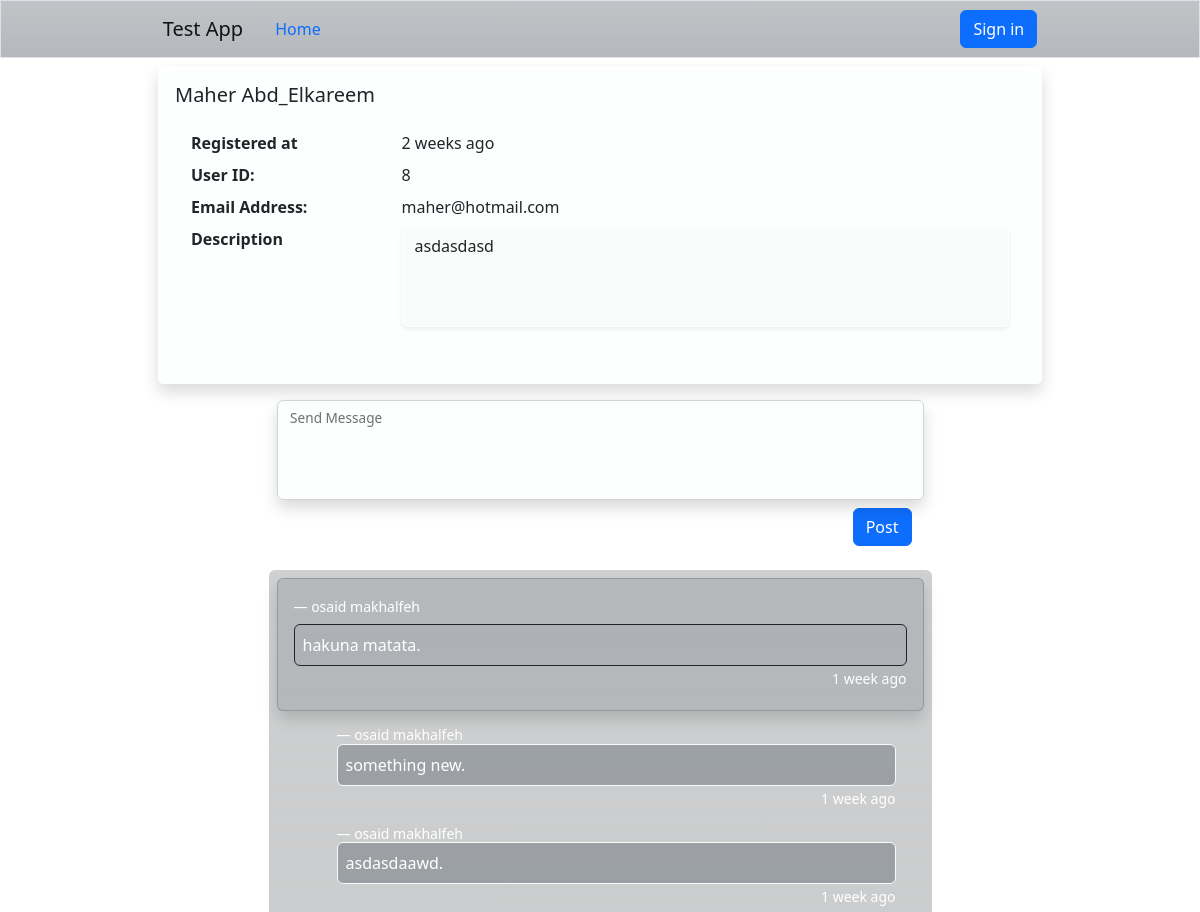
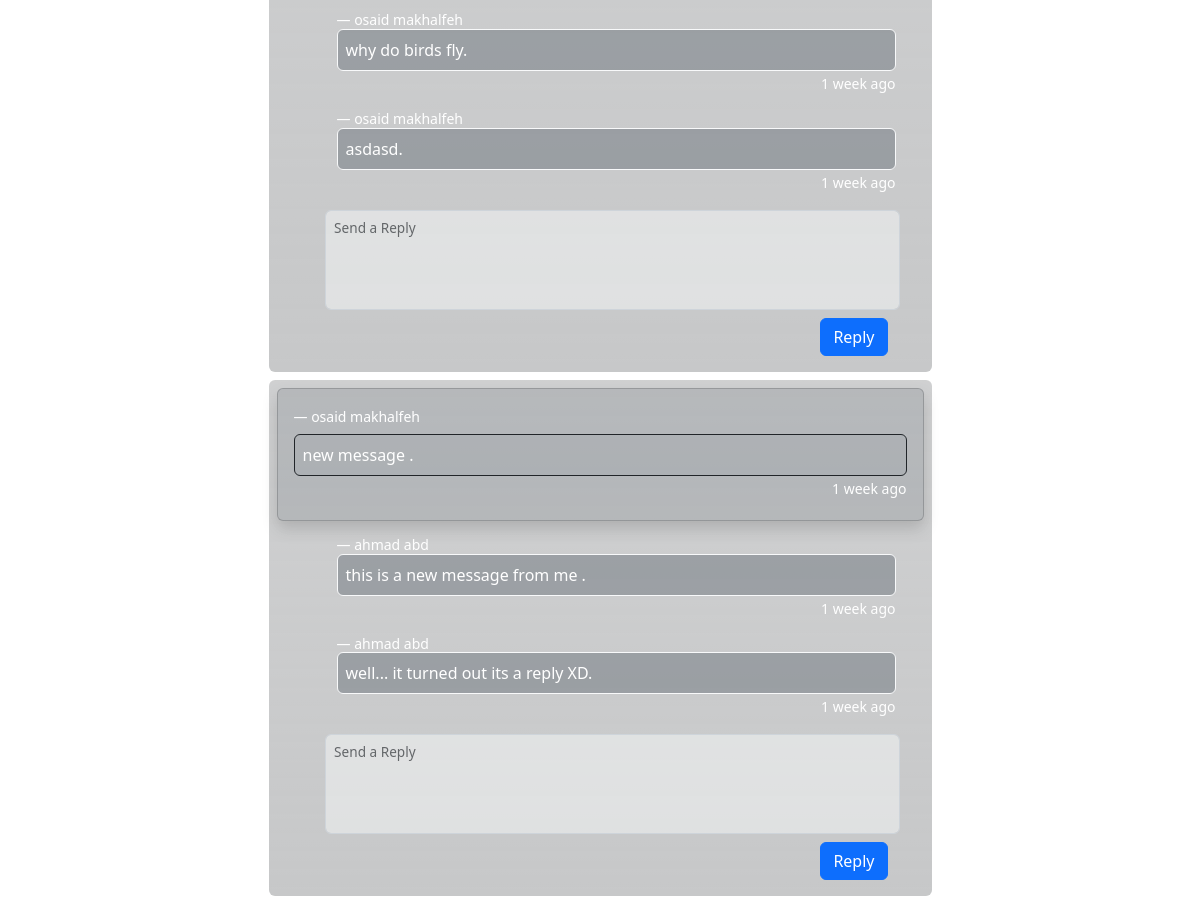
Page /users/show/8 on the committed database (2 pictures, top to bottom).
### dashboard/models.py (models this page shows)
class User(models.Model):
    first_name = models.CharField(max_length = 255)
    last_name = models.CharField(max_length = 255)
    email = models.CharField(max_length = 255)
    password = models.CharField(max_length = 255)
    decription = models.TextField()
    user_level = models.PositiveIntegerField(validators=[MinValueValidator(1), MaxValueValidator(10)])
    created_at = models.DateTimeField(auto_now_add = True)
    updated_at = models.DateTimeField(auto_now = True)
    objects = UserManager()

class Message(models.Model):
    content = models.TextField()
    user = models.ForeignKey(User, related_name="messages", on_delete=models.CASCADE)
    author = models.ForeignKey(User, on_delete=models.CASCADE, null=True)
    created_at = models.DateTimeField(auto_now_add = True)
    updated_at = models.DateTimeField(auto_now = True)

class Reply(models.Model):
    content = models.TextField()
    user = models.ForeignKey(User, related_name="user_replys", on_delete=models.CASCADE)
    message = models.ForeignKey(Message, related_name="message_replys", on_delete=models.CASCADE, null=True)
    created_at = models.DateTimeField(auto_now_add = True)
    updated_at = models.DateTimeField(auto_now = True)

### dashboard/views.py (the view)
# urls.py: path('users/show/<user_id>', views.users_show),
def users_show(request, user_id):
    if request.method == 'GET':
        try:
            context = {
                'user' : User.objects.get(id = user_id),
                'user_messages': User.objects.get(id = user_id).messages.all()
            }
            return render(request, 'dashboard/show_user.html', context)
        except:
            return redirect('/logout')
    return redirect('/dashboard')

### dashboard/templatetags/custom_filter_tags.py (called while the page is built)
@register.filter
def mycustomdate(value):
    splitted = value.split('\xa0')
    return f"{splitted[0]} {splitted[1].split(',')[0]}"

### dashboard/templates/dashboard/show_user.html (shortened to what this page needs)
{% load custom_filter_tags %}
<!DOCTYPE html>
<html lang="en">
<head>
    <link href="https://cdn.jsdelivr.net/npm/bootstrap@5.2.0-beta1/dist/css/bootstrap.min.css" rel="stylesheet">
</head>
<body style="background-image: url('https://mdbootstrap.com/img/Photos/Others/images/76.jpg'); background-repeat: no-repeat; background-attachment: fixed;
background-size: cover;
backdrop-filter: blur(5px);">
    {%include 'dashboard/partials/partial_nav.html'%}
    <main class="container w-75 p-2">
        <div class="container w-100 p-0">
            <div class="card border border-white bg-light bg-opacity-25 p-3 shadow">
                <h5 class="card-title">{{user.first_name|title}} {{user.last_name|title}}</h5>
                <div class="card-body w-100 text-">
                    <dl class="row">
                        <dt class="col-sm-3">Registered at</dt>
                        <dd class="col-sm-9">{{user.created_at|timesince|mycustomdate}} ago</dd>
                        <dt class="col-sm-3">User ID:</dt>
                        <dd class="col-sm-9">
                          {{user.id}}
                        </dd>
                        <dt class="col-sm-3">Email Address:</dt>
                        <dd class="col-sm-9">
                          {{user.email}}
                        </dd>
                        <dt class="col-sm-3">Description</dt>
                        <dd class="col-sm-9">
                            <textarea class="form-control bg-light bg-opacity-50 border border-white shadow-sm" disabled name="reply" id="floatingTextarea2" style="height: 100px;width: 100%; resize: none;">{{user.decription}}</textarea>
                        </dd>
                    </dl>
                </div>
            </div>
        </div>
        <div class="container my-2 w-75 p-2">
            <form action="/message/user" method="POST" class="container">
              <div class="row form-floating">
                <textarea class="form-control bg-light bg-opacity-25 shadow" name="message" id="floatingTextarea2" style="height: 100px;resize:none;"></textarea>
                <label for="floatingTextarea2">Send Message</label>
              </div>
              <div class="row my-2">
                <div class="col d-flex justify-content-end">
                  <button type="submit" class="btn btn-primary">Post</button>
                </div>
              </div>
            </form>
        </div>
        {%for message in user_messages %}
        <div class="container my-2 w-75 p-2 bg-dark bg-gradient bg-opacity-25 rounded">
            <div class="card mb-3 bg-secondary bg-opacity-25 text-white shadow">
                <div class="card-body">
                    <div class="row flex-column justify-content-between my-1">
                        <div class="col">
                            <h5 class="blockquote-footer m-0 text-white">{{message.author.first_name}} {{message.author.last_name}}</h5>
                        </div>
                        <div class="col mt-2">
                            <p class="card-text border border-dark rounded p-2 bg-secondary bg-opacity-10">{{message.content}}.</p>
                        </div>
                        <div class="col d-flex justify-content-end">
                            <p class="card-text text-white"><small>{{message.created_at|timesince|mycustomdate}} ago</small></p>
                        </div>
                    </div>
                </div>
            </div>
                    {%for reply in message.message_replys.all%}
                    <div class="row flex-column ms-5 me-3 mb-3 justify-content-between">
                        <div class="col">
                            <h5 class="blockquote-footer m-0 text-white">{{reply.user.first_name}} {{reply.user.last_name}}</h5>
                        </div>
                        <div class="col">
                            <p class="card-text border border-light rounded p-2 bg-secondary text-white bg-opacity-50">{{reply.content}}.</p>
                        </div>
                        <div class="col d-flex justify-content-end">
                            <p class="card-text text-white"><small>{{reply.created_at|timesince|mycustomdate}} ago</small></p>
                        </div>
                    </div>
                    {%endfor%}
                  <form action="/message/reply" method="POST" class="row justify-content-end mx-3 px-2">
                      <div class="row form-floating">
                        <textarea class="form-control bg-light bg-opacity-50" name="reply" id="floatingTextarea2" style="height: 100px;resize:none;"></textarea>
                        <label for="floatingTextarea2" class="mx-2">Send a Reply</label>
                      </div>
                      <div class="row my-2">
                        <div class="col d-flex justify-content-end">
                          <button type="submit" class="btn btn-primary">Reply</button>
                        </div>
                      </div>
                    </form>
                </div>
                {%endfor%}
    </main>
</body>
</html>

### dashboard/templates/dashboard/partials/partial_nav.html
{%block navbar%}
<nav class="navbar border bg-secondary bg-gradient bg-opacity-50">
    <div class="container-fluid w-75">
        <ul class="nav">
          <a href="/" class="navbar-brand">Test App</a>
            <li class="nav-item">
                <a href="/dashboard" class="nav-link active" aria-current="page">Home</a>
            </li>
        </ul>
      {%if 'user_id' in request.session.keys %}
      <form action="/logout" class="d-flex">
        <button class="btn btn-outline-danger" type="submit">Log off</button>
      </form>
      {%else%}
      <form action="/signin" method="get" class="d-flex">
        <button class="btn btn-primary" type="submit">Sign in</button>
      </form>
      {%endif%}
    </div>
</nav>
{%endblock%}

### rows in the picture
User: first_name "Maher", last_name "Abd_Elkareem", created_at|mycustomdate "2 weeks", id "8", email "maher@hotmail.com", reply "asdasdasd"
Message: author.first_name "osaid", author.last_name "makhalfeh", content "hakuna matata", created_at|mycustomdate "1 week"
Reply: user.first_name "osaid", user.last_name "makhalfeh", content "something new", created_at|mycustomdate "1 week"
Reply: user.first_name "osaid", user.last_name "makhalfeh", content "asdasdaawd", created_at|mycustomdate "1 week"
Reply: user.first_name "osaid", user.last_name "makhalfeh", content "why do birds fly", created_at|mycustomdate "1 week"
Reply: user.first_name "osaid", user.last_name "makhalfeh", content "asdasd", created_at|mycustomdate "1 week"
Message: author.first_name "osaid", author.last_name "makhalfeh", content "new message", created_at|mycustomdate "1 week"
Reply: user.first_name "ahmad", user.last_name "abd", content "this is a new message from me", created_at|mycustomdate "1 week"
Reply: user.first_name "ahmad", user.last_name "abd", content "well... it turned out its a reply XD", created_at|mycustomdate "1 week"
